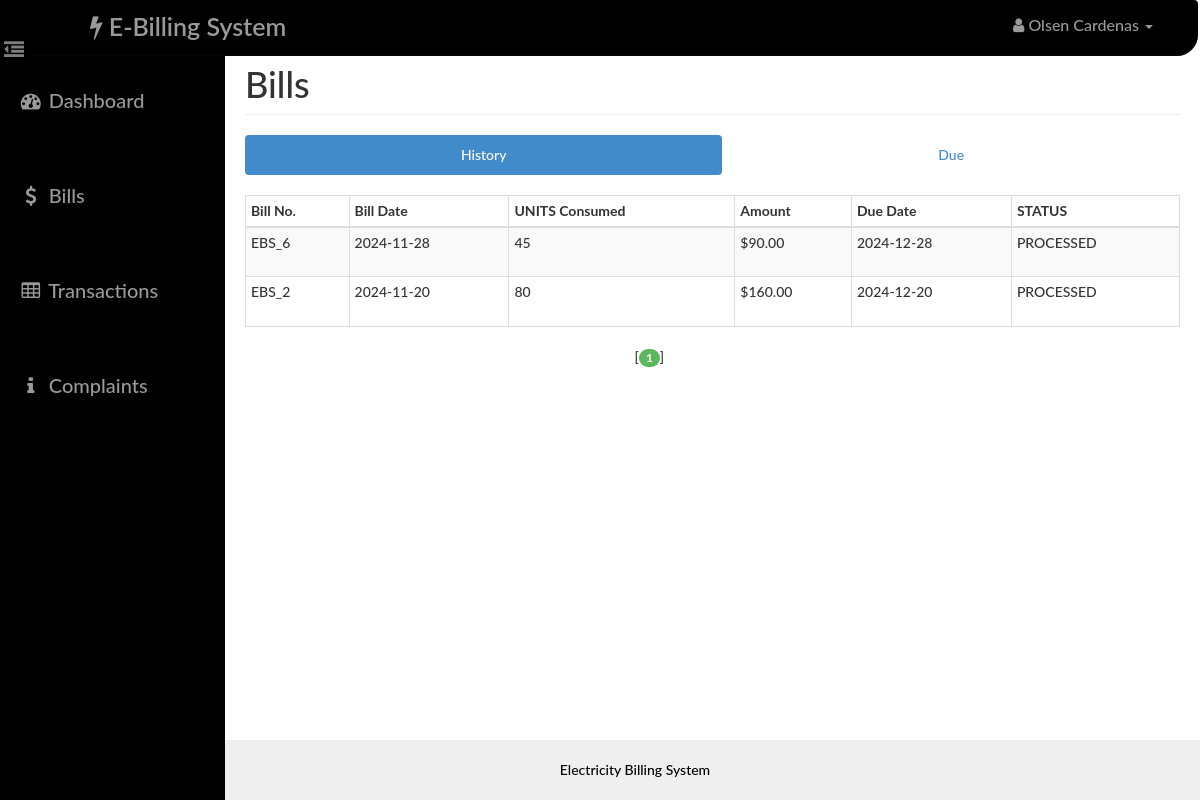
The page /user/bill.php (signed in) on the database its author committed.
### tables this page shows
CREATE TABLE IF NOT EXISTS `bill` (
  `id` int NOT NULL AUTO_INCREMENT,
  `aid` int NOT NULL,
  `uid` int NOT NULL,
  `units` int NOT NULL,
  `amount` decimal(10,2) NOT NULL,
  `status` varchar(10) NOT NULL,
  `bdate` date NOT NULL,
  `ddate` date NOT NULL,
  PRIMARY KEY (`id`),
  KEY `aid` (`aid`),
  KEY `uid` (`uid`)
);

### user/paging1.php (called while the page is built)
<?php
    $rowsperpage = 5;
    $totalpages = ceil($numrows / $rowsperpage);
    if (isset($_GET['currentpage']) && is_numeric($_GET['currentpage'])) {
       $currentpage = (int) $_GET['currentpage'];
    } else {
       $currentpage = 1;
    }
    if ($currentpage > $totalpages) {
       $currentpage = $totalpages;
    }
    if ($currentpage < 1) {
       $currentpage = 1;
    }
    $offset = ($currentpage - 1) * $rowsperpage;
 ?>

### includes/user.php (called while the page is built, shortened)
<?php
    function retrieve_bills_history($id,$offset, $rowsperpage) {
        global $con;
        $query = "SELECT * FROM bill where uid={$id} ";
        $query .= "ORDER BY bdate DESC ";
        $query .= "LIMIT {$offset}, {$rowsperpage} ";
        $result = mysqli_query($con,$query);
        return $result;
    }
 ?>

### user/bill.php (the view, shortened to what this page needs)
<?php
    require_once('head_html.php');
    require_once('../Includes/session.php');
    require_once('../Includes/user.php');
?>
<body>
    <div id="wrapper">
        <?php
            require_once("nav.php");
            require_once("sidebar.php");
        ?>
        <div id="page-content-wrapper">
            <div class="container-fluid">
                <div class="row">
                    <div class="col-lg-12">
                        <h1 class="page-header">
                            Bills
                        </h1>
                        <ul class="nav nav-pills nav-justified">
                            <li class="active"><a href="#history" data-toggle="pill">History</a>
                            </li>
                            <li class=""><a href="#due" data-toggle="pill">Due</a>
                            </li>
                        </ul>
                        <div class="tab-content">
                            <div class="tab-pane fade in active" id="history">
                                <div class="table-responsive">
                                    <table class="table table-hover table-striped table-bordered table-condensed">
                                        <thead>
                                            <tr>
                                                <th>Bill No.</th>
                                                <th>Bill Date</th>
                                                <th>UNITS Consumed</th>
                                                <th>Amount</th>
                                                <th>Due Date</th>
                                                <th>STATUS</th>
                                            </tr>
                                        </thead>
                                        <tbody>
                                            <?php
                                            $id=$_SESSION['uid'];
                                            $query1 = "SELECT COUNT(*) FROM bill where uid={$id}";
                                            $result1 = mysqli_query($con,$query1);
                                            $row1 = mysqli_fetch_row($result1);
                                            $numrows = $row1[0];
                                            include("paging1.php");
                                            $result = retrieve_bills_history($_SESSION['uid'],$offset, $rowsperpage);
                                            while($row = mysqli_fetch_assoc($result)){
                                            ?>
                                                <tr>
                                                    <td height="50"><?php echo 'EBS_'.$row['id'] ?></td>
                                                    <td height="50"><?php echo $row['bdate'] ?></td>
                                                    <td><?php echo $row['units'] ?></td>
                                                    <td><?php echo '$'.$row['amount'] ?></td>
                                                    <td><?php echo $row['ddate'] ?></td>
                                                    <td><?php echo $row['status'] ?></td>
                                                </tr>
                                            <?php  } ?>
                                        </tbody>
                                    </table>
                                    <?php include("paging2.php");  ?>
                                </div>
                            </div>
                                            <?php
                                            $id=$_SESSION['uid'];
                                            $query1 = "SELECT COUNT(*) FROM bill where uid={$id} AND status='PENDING' ";
                                            $result1 = mysqli_query($con,$query1);
                                            $row1 = mysqli_fetch_row($result1);
                                            $numrows = $row1[0];
                                            include("paging1.php");
                                            ?>
                                <?php include("paging2.php");  ?>
                        </div>
                    </div>
                </div>
            </div>
        </div>
    </div>
    <?php
    require_once("footer.php");
    ?>
</body>
</html>

### assets/css/dash_user.css (style rules this page uses)
body, html { width: 100%; height: 100%; }
body, h1, h2, h3, h4, h5, h6 { font-family: "Lato","Helvetica Neue",Helvetica,Arial,sans-serif; font-weight: 500; }
#wrapper { padding-left: 10px; padding-top: 5px; -webkit-transition: all 0.5s ease; -moz-transition: all 0.5s ease; -o-transition: all 0.5s ease; transition: all 0.5s ease; }
#page-content-wrapper { width: 100%; padding: 15px; min-height:580px; }
@media (min-width:768px) { #wrapper { padding-left: 225px; } }
@media (min-width:768px) { #page-content-wrapper { padding: 20px; } }
.table-responsive { padding-top: 20px; padding-bottom: 20px; }

### rows shown on the page
bill: id "6", bdate "2024-11-28", units "45", amount "90.00", ddate "2024-12-28", status "PROCESSED"
bill: id "2", bdate "2024-11-20", units "80", amount "160.00", ddate "2024-12-20", status "PROCESSED"

### other values the page prints
$user "Olsen Cardenas"
